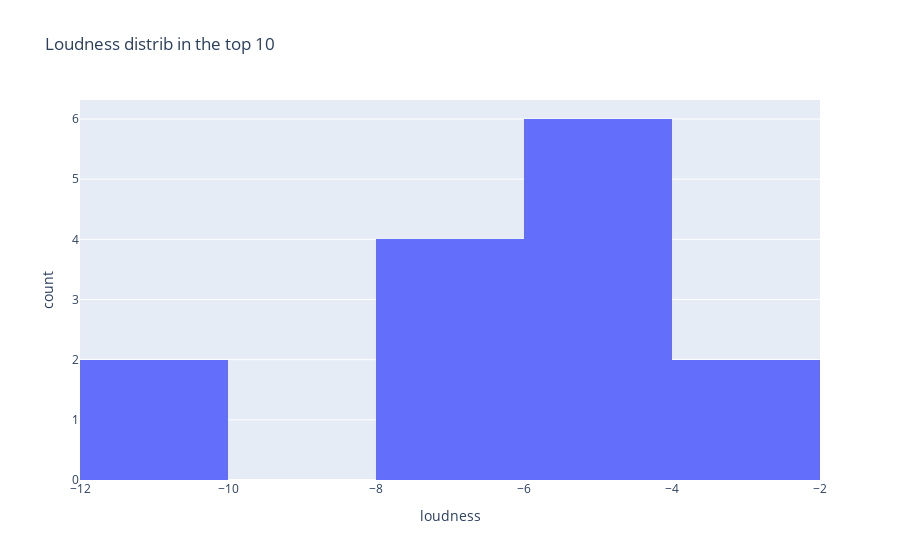

The notebook cell saved with this chart:
### Code cell
# top 10
fig = px.histogram(top_20, x='loudness', title = "Loudness distrib in the top 10")
fig.show()

### Figure 1 — Plotly figure (JSON) as saved in the notebook; plotly's stock layout.template omitted (floating-point values rounded to 4 significant figures)
{"data": [{"alignmentgroup": "True", "bingroup": "x", "hovertemplate": "loudness=%{x}<br>count=%{y}<extra></extra>", "legendgroup": "", "marker": {"color": "#636efa", "pattern": {"shape": ""}}, "name": "", "offsetgroup": "", "orientation": "v", "showlegend": false, "type": "histogram", "x": [-10.74, -5.29, -7.399, -2.652, -5.574, -4.218, -7.513, -2.749, -4.724, -7.05, -4.206, -4.156, -11.71, -6.362], "xaxis": "x", "yaxis": "y"}], "layout": {"barmode": "relative", "legend": {"tracegroupgap": 0}, "title": {"text": "Loudness distrib in the top 10"}, "xaxis": {"anchor": "y", "domain": [0, 1], "title": {"text": "loudness"}}, "yaxis": {"anchor": "x", "domain": [0, 1], "title": {"text": "count"}}}}
